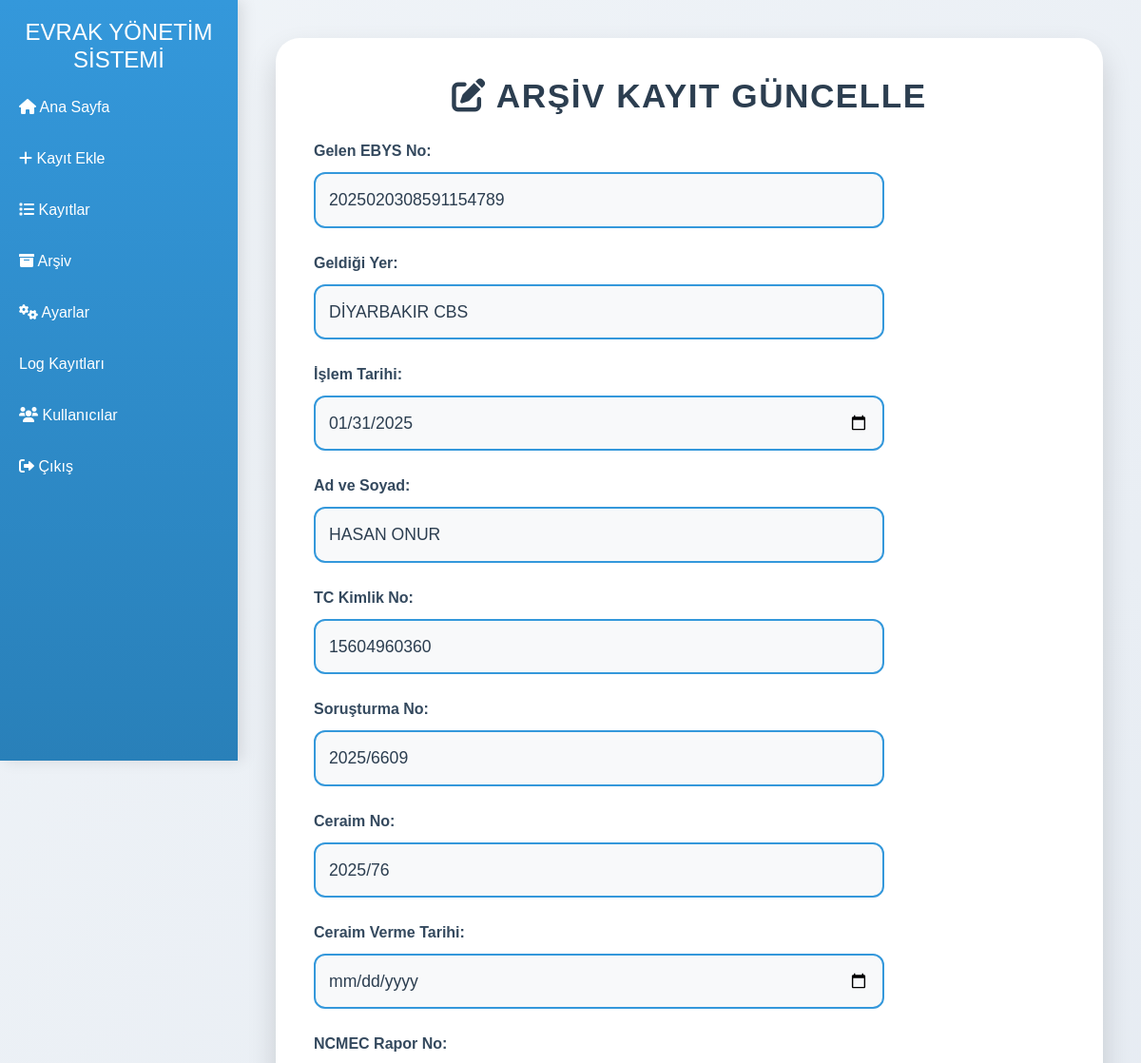
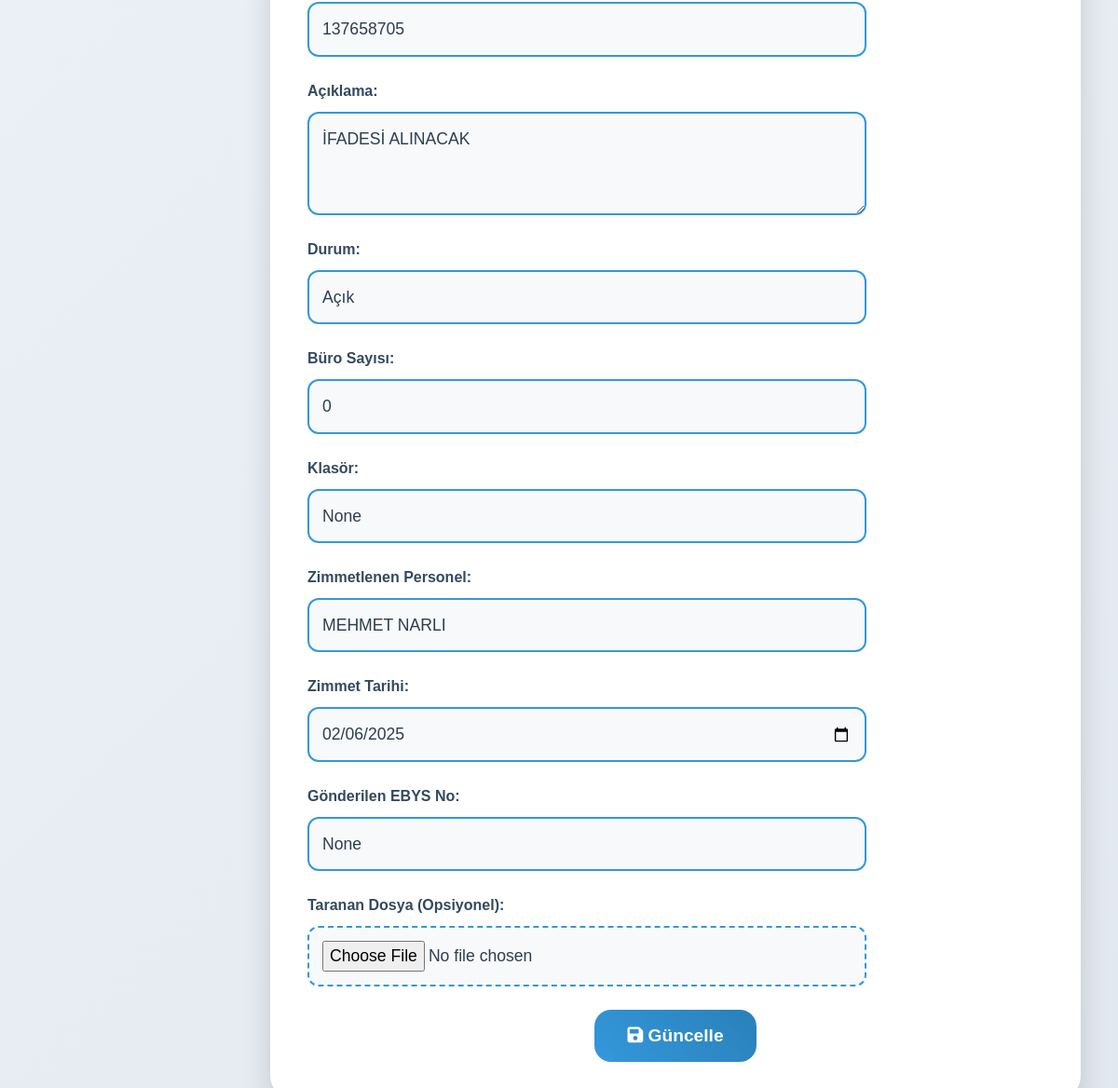
The app's page /edit_arsiv_record/2678 (signed in) with its own data (2 pictures, top to bottom).
### app.py (models this page shows)
class Arsiv(db.Model):
    id = db.Column(db.Integer, primary_key=True)
    sira_no = db.Column(db.Integer)
    gelen_ebys_no = db.Column(db.String(50))
    gelen_yer = db.Column(db.String(100))
    islem_tarihi = db.Column(db.Date)
    adi_soyadi = db.Column(db.String(100))
    tc_kimlik = db.Column(db.String(11))
    soru_numara = db.Column(db.String(50))
    ceraim_no = db.Column(db.String(50))
    ceraim_verme_tarihi = db.Column(db.Date)
    ncmec_rapor = db.Column(db.String(50))
    aciklama = db.Column(db.Text)
    dosya_durumu = db.Column(db.String(50))
    buro_sayisi = db.Column(db.Integer)
    klasor = db.Column(db.String(100))
    zimmetlenen_personel = db.Column(db.String(100))
    zimmet_tarihi = db.Column(db.Date)
    gonderilen_ebys_no = db.Column(db.String(50))
    kategori = db.Column(db.String(50), default="2025 Öncesi")

### app.py (the view, shortened to what this page needs)
@app.route('/edit_arsiv_record/<int:record_id>', methods=['GET', 'POST'])
@login_required
def edit_arsiv_record(record_id):
    if not current_user.can('can_edit') and current_user.role != 'admin':
        flash('Bu işlemi yapma yetkiniz yok!', 'danger')
        return redirect(url_for('arsiv'))
    record = Arsiv.query.get_or_404(record_id)
    filter_options = {
        'zimmetlenen_personel': sorted(set([r.zimmetlenen_personel for r in Arsiv.query.all() if r.zimmetlenen_personel])),
        'dosya_durumu': sorted(set([r.dosya_durumu for r in Arsiv.query.all() if r.dosya_durumu]))
    }
    return render_template('edit_arsiv_record.html', record=record, filter_options=filter_options)

### app.py (called while the page is built)
@login_manager.user_loader
def load_user(user_id):
    return User.query.get(int(user_id))

@app.before_request
def update_last_active():
    if current_user.is_authenticated:
        current_user.last_active = datetime.utcnow()
        db.session.commit()

    def can(self, permission):
        return self.permissions.get(permission, False) if self.role != 'admin' else True

### templates/edit_arsiv_record.html (shortened to what this page needs)
{% extends "base.html" %}
{% block content %}
<div class="container-fluid">
    <div class="edit-card">
        <h2 class="card-title"><i class="fas fa-edit"></i> Arşiv Kayıt Güncelle</h2>
        <form method="POST" action="{{ url_for('edit_arsiv_record', record_id=record.id) }}" enctype="multipart/form-data">
            <div class="form-row">
                <div class="form-group">
                    <label for="gelenEbysNo" class="form-label">Gelen EBYS No:</label>
                    <input type="text" class="form-control" id="gelenEbysNo" name="gelenEbysNo" value="{{ record.gelen_ebys_no }}">
                </div>
                <div class="form-group">
                    <label for="gelenYer" class="form-label">Geldiği Yer:</label>
                    <input type="text" class="form-control" id="gelenYer" name="gelenYer" value="{{ record.gelen_yer }}">
                </div>
            </div>
            <div class="form-row">
                <div class="form-group">
                    <label for="islemTarihi" class="form-label">İşlem Tarihi:</label>
                    <input type="date" class="form-control" id="islemTarihi" name="islemTarihi" value="{{ record.islem_tarihi.strftime('%Y-%m-%d') if record.islem_tarihi else '' }}">
                </div>
                <div class="form-group">
                    <label for="adiSoyadi" class="form-label">Ad ve Soyad:</label>
                    <input type="text" class="form-control" id="adiSoyadi" name="adiSoyadi" value="{{ record.adi_soyadi }}">
                </div>
            </div>
            <div class="form-row">
                <div class="form-group">
                    <label for="tcKimlik" class="form-label">TC Kimlik No:</label>
                    <input type="text" class="form-control" id="tcKimlik" name="tcKimlik" value="{{ record.tc_kimlik }}">
                </div>
                <div class="form-group">
                    <label for="soruNumara" class="form-label">Soruşturma No:</label>
                    <input type="text" class="form-control" id="soruNumara" name="soruNumara" value="{{ record.soru_numara }}">
                </div>
            </div>
            <div class="form-row">
                <div class="form-group">
                    <label for="ceraimNo" class="form-label">Ceraim No:</label>
                    <input type="text" class="form-control" id="ceraimNo" name="ceraimNo" value="{{ record.ceraim_no }}">
                </div>
                <div class="form-group">
                    <label for="ceraimVermeTarihi" class="form-label">Ceraim Verme Tarihi:</label>
                    <input type="date" class="form-control" id="ceraimVermeTarihi" name="ceraimVermeTarihi" value="{{ record.ceraim_verme_tarihi.strftime('%Y-%m-%d') if record.ceraim_verme_tarihi else '' }}">
                </div>
            </div>
            <div class="form-row">
                <div class="form-group">
                    <label for="ncmecRapor" class="form-label">NCMEC Rapor No:</label>
                    <input type="text" class="form-control" id="ncmecRapor" name="ncmecRapor" value="{{ record.ncmec_rapor }}">
                </div>
                <div class="form-group">
                    <label for="aciklama" class="form-label">Açıklama:</label>
                    <textarea class="form-control" id="aciklama" name="aciklama" rows="3">{{ record.aciklama }}</textarea>
                </div>
            </div>
            <div class="form-row">
                <div class="form-group">
                    <label for="dosyaDurumu" class="form-label">Durum:</label>
                    <select class="form-control" id="dosyaDurumu" name="dosyaDurumu">
                        <option value="Açık" {% if record.dosya_durumu == 'Açık' %}selected{% endif %}>Açık</option>
                    </select>
                </div>
                <div class="form-group">
                    <label for="buroSayisi" class="form-label">Büro Sayısı:</label>
                    <input type="number" class="form-control" id="buroSayisi" name="buroSayisi" value="{{ record.buro_sayisi if record.buro_sayisi is not none else 0 }}">
                </div>
            </div>
            <div class="form-row">
                <div class="form-group">
                    <label for="klasor" class="form-label">Klasör:</label>
                    <input type="text" class="form-control" id="klasor" name="klasor" value="{{ record.klasor }}">
                </div>
                <div class="form-group">
                    <label for="zimmetlenenPersonel" class="form-label">Zimmetlenen Personel:</label>
                    <select class="form-control" id="zimmetlenenPersonel" name="zimmetlenenPersonel">
                        {% for personel in filter_options['zimmetlenen_personel'] %}
                            <option value="{{ personel }}" {% if record.zimmetlenen_personel == personel %}selected{% endif %}>{{ personel }}</option>
                        {% endfor %}
                    </select>
                </div>
            </div>
            <div class="form-row">
                <div class="form-group">
                    <label for="zimmetTarihi" class="form-label">Zimmet Tarihi:</label>
                    <input type="date" class="form-control" id="zimmetTarihi" name="zimmetTarihi" value="{{ record.zimmet_tarihi.strftime('%Y-%m-%d') if record.zimmet_tarihi else '' }}">
                </div>
                <div class="form-group">
                    <label for="gonderilenEbysNo" class="form-label">Gönderilen EBYS No:</label>
                    <input type="text" class="form-control" id="gonderilenEbysNo" name="gonderilenEbysNo" value="{{ record.gonderilen_ebys_no }}">
                </div>
            </div>
            <div class="form-row">
                <div class="form-group">
                    <label for="dosya" class="form-label">Taranan Dosya (Opsiyonel):</label>
                    <input type="file" class="form-file" id="dosya" name="dosya" accept=".pdf,.doc,.docx,.jpg,.png">
                </div>
            </div>
            <button type="submit" class="btn btn-primary"><i class="fas fa-save"></i> Güncelle</button>
        </form>
    </div>
</div>
{% endblock %}

### static/css/style.css (style rules this page uses)
:root { --primary-blue: #3498db; --secondary-blue: #2980b9; --primary-red: #e74c3c; --secondary-red: #c0392b; --primary-green: #2ecc71; --secondary-green: #27ae60; --primary-orange: #e67e22; --secondary-orange: #d35400; }
body.light { background: linear-gradient(135deg, #f0f4f8, #e2e8f0); color: #2c3e50; }
.btn-primary { background: linear-gradient(45deg, var(--primary-red), var(--secondary-red)); border: none; border-radius: 8px; transition: all 0.3s ease; }

### templates/edit_arsiv_record.html (style rules this page uses)
body { background: linear-gradient(135deg, #f5f7fa, #c3cfe2); font-family: 'Arial', sans-serif; margin: 0; padding: 0; min-height: 100vh; display: flex; justify-content: center; align-items: center; }
.container-fluid { max-width: 1400px; width: 100%; padding: 20px; }
.edit-card { background: #ffffff; border-radius: 25px; box-shadow: 0 15px 30px rgba(0, 0, 0, 0.15); padding: 40px; overflow: hidden; }
.card-title { color: #2c3e50; font-size: 2.2rem; font-weight: bold; margin-bottom: 25px; text-align: center; text-transform: uppercase; letter-spacing: 1.5px; }
.form-row { display: flex; flex-wrap: wrap; gap: 25px; margin-bottom: 25px; }
.form-group { flex: 1; min-width: 600px; max-width: 45%; }
.form-label { color: #34495e; font-weight: bold; margin-bottom: 10px; display: block; }
.form-control { border-radius: 12px; border: 2px solid #3498db; padding: 14px; font-size: 1.1rem; width: 100%; background: #f8f9fa; color: #2c3e50; transition: border-color 0.3s ease, box-shadow 0.3s ease; }
.form-file { border-radius: 12px; border: 2px dashed #3498db; padding: 14px; font-size: 1.1rem; width: 100%; background: #f8f9fa; color: #2c3e50; cursor: pointer; transition: border-color 0.3s ease, background-color 0.3s ease; }
.btn-primary { background: linear-gradient(45deg, #3498db, #2980b9); border: none; padding: 14px 35px; color: #ffffff; border-radius: 18px; font-size: 1.2rem; font-weight: bold; transition: all 0.3s ease; display: block; margin: 25px auto 0; cursor: pointer; }

### records on screen
Arsiv: gelenEbysNo "2025020308591154789", gelenYer "DİYARBAKIR CBS", islemTarihi "01/31/2025", adiSoyadi "HASAN ONUR", tcKimlik "15604960360", soruNumara "2025/6609", ceraimNo "2025/76", ncmecRapor "137658705", aciklama "İFADESİ ALINACAK", buroSayisi "0", klasor "None", zimmetlenenPersonel "MEHMET NARLI", zimmetTarihi "02/06/2025", gonderilenEbysNo "None"
